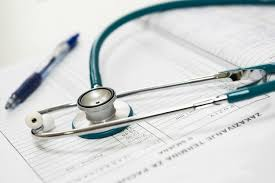
#> input picture Task 1/Images/1.jpg, 275 x 183 px, found by its file name; its folder holds only this picture in this run
$ python main.py
#> lines starting #> are read from the running program, lines starting #| are printed output that depends on the picture
import cv2

f=open('D:\IntelliDent AI\Task 1\Printed_Stats\info.txt','w')   #Opening a file

img_data={}

for i in range(12):

    image=cv2.imread(f'D:\\IntelliDent AI\\Task 1\\Images\\{i+1}.jpg') #Reading images
#> image is the input picture: shape (183, 275, 3); mean B, G, R 212.7, 212.9, 209.3

    gray_image=cv2.cvtColor(image,cv2.COLOR_BGR2GRAY) #Converting to grayscale
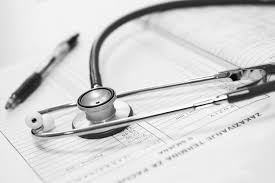
#> gray_image: shape (183, 275); min 0, max 255, mean 211.8

    gray_image_resized=cv2.resize(gray_image,(500,500)) #Resizing to 500x500
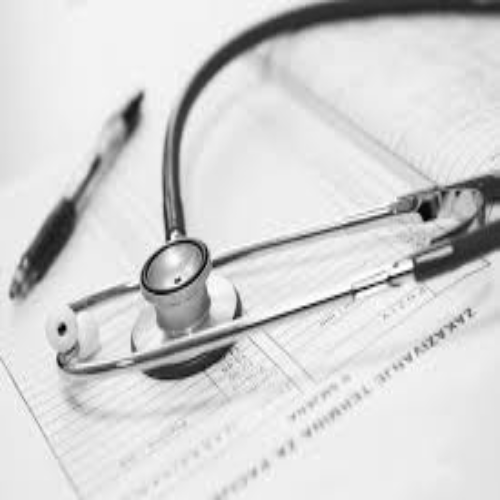
#> gray_image_resized: shape (500, 500); min 3, max 255, mean 211.7
#> (the run stopped early here; a loop or call above may not have finished)
